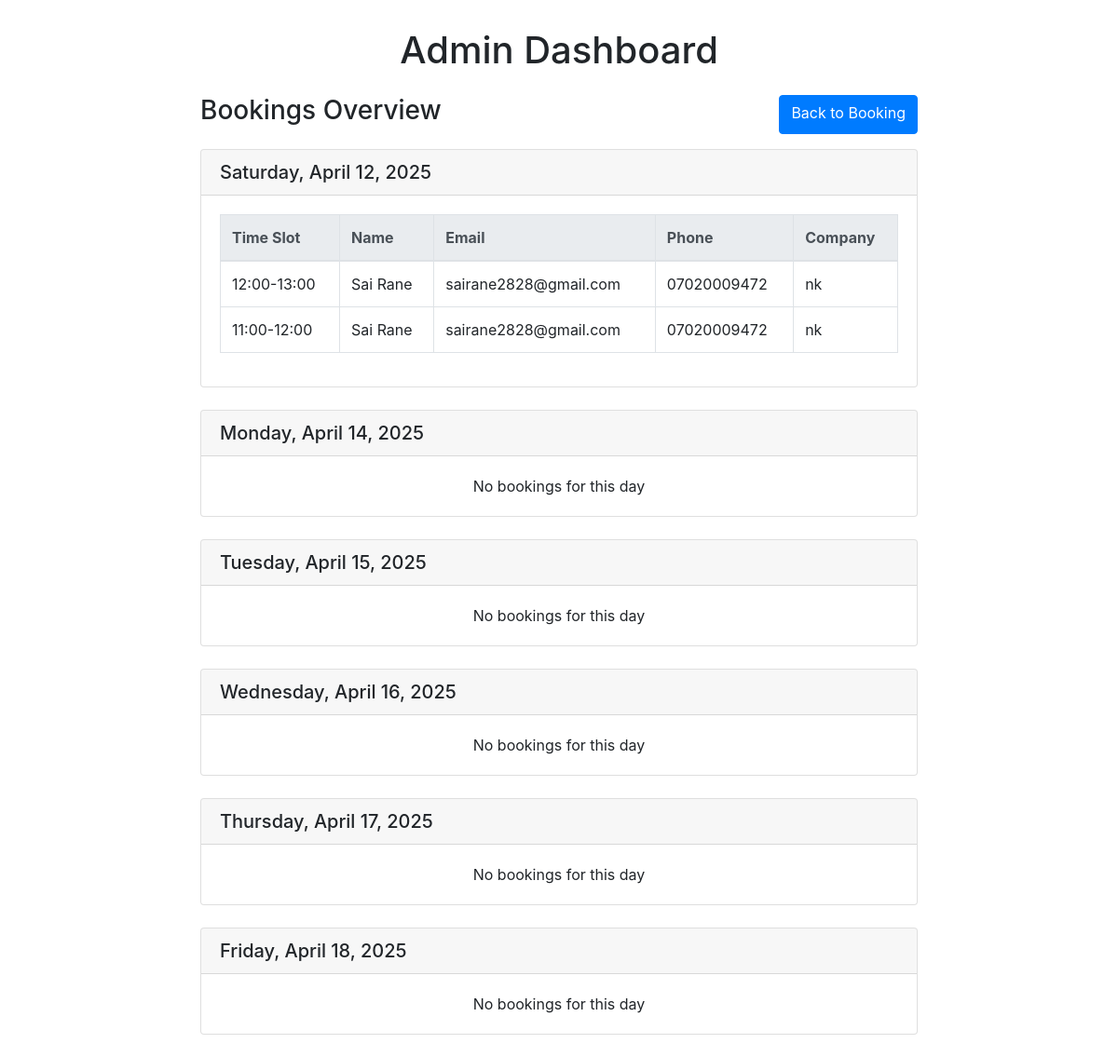
The page /admin on the database its author committed.
### app.py (models this page shows)
class Booking(db.Model):
    id = db.Column(db.Integer, primary_key=True)
    date = db.Column(db.Date, nullable=False)
    time_slot = db.Column(db.String(20), nullable=False)
    user_id = db.Column(db.Integer, db.ForeignKey('user.id'), nullable=False)
    created_at = db.Column(db.DateTime, default=datetime.utcnow)

class User(db.Model):
    id = db.Column(db.Integer, primary_key=True)
    name = db.Column(db.String(100), nullable=False)
    email = db.Column(db.String(100), nullable=False)
    phone = db.Column(db.String(20), nullable=False)
    company = db.Column(db.String(100), nullable=False)
    bookings = db.relationship('Booking', backref='user', lazy=True)

### app.py (the view)
@app.route('/admin')
def admin_dashboard():
    dates = get_available_dates()
    bookings_by_date = {}
    for date in dates:
        bookings = Booking.query.filter_by(date=date).all()
        bookings_with_user = []
        for booking in bookings:
            user = db.session.get(User, booking.user_id)
            bookings_with_user.append({
                'id': booking.id,
                'time_slot': booking.time_slot,
                'user_name': user.name,
                'user_email': user.email,
                'user_phone': user.phone,
                'user_company': user.company
            })
        bookings_by_date[date.strftime('%Y-%m-%d')] = bookings_with_user
    return render_template('admin_dashboard.html', bookings_by_date=bookings_by_date, dates=dates)

### app.py (called while the page is built)
def get_available_dates():
    today = datetime.now().date()
    return [today + timedelta(days=i) for i in range(7) if (today + timedelta(days=i)).weekday() != 6]

### templates/admin_dashboard.html
{% extends 'layout.html' %}
{% block content %}
<h1 class="text-center mb-4">Admin Dashboard</h1>
<div class="d-flex flex-column flex-md-row justify-content-between mb-3">
    <h3>Bookings Overview</h3>
    <a href="{{ url_for('index') }}" class="btn btn-primary mt-2 mt-md-0">Back to Booking</a>
</div>
{% for date_str in dates %}
<div class="card mb-4">
    <div class="card-header">
        <h5 class="mb-0">{{ date_str.strftime('%A, %B %d, %Y') }}</h5>
    </div>
    <div class="card-body">
        {% set bookings = bookings_by_date[date_str.strftime('%Y-%m-%d')] %}
        {% if bookings %}
            <div class="table-responsive">
                <table class="table table-bordered">
                    <thead class="thead-light">
                        <tr>
                            <th>Time Slot</th>
                            <th>Name</th>
                            <th>Email</th>
                            <th>Phone</th>
                            <th>Company</th>
                        </tr>
                    </thead>
                    <tbody>
                        {% for booking in bookings %}
                        <tr>
                            <td>{{ booking.time_slot }}</td>
                            <td>{{ booking.user_name }}</td>
                            <td>{{ booking.user_email }}</td>
                            <td>{{ booking.user_phone }}</td>
                            <td>{{ booking.user_company }}</td>
                        </tr>
                        {% endfor %}
                    </tbody>
                </table>
            </div>
        {% else %}
            <p class="text-center mb-0">No bookings for this day</p>
        {% endif %}
    </div>
</div>
{% endfor %}
{% endblock %}

### templates/layout.html (shortened to what this page needs)
<!DOCTYPE html>
<html lang="en">
<head>
    <link rel="stylesheet" href="https://stackpath.bootstrapcdn.com/bootstrap/4.5.2/css/bootstrap.min.css">
</head>
<body>
    <div class="container">
        {% block content %}{% endblock %}
    </div>
</body>
</html>

### templates/layout.html (style rules this page uses)
.container { max-width: 800px; margin-top: 30px; }

### rows shown on the page
Booking: time_slot "12:00-13:00"
User: user_name "Sai Rane" "Sai Rane", user_email "sairane2828@gmail.com" "sairane2828@gmail.com", user_phone "07020009472" "07020009472", user_company "nk" "nk"
Booking: time_slot "11:00-12:00"

### other values the page prints
{{ date_str.strftime('%A, %B %d, %Y') }} "Saturday, April 12, 2025" "Monday, April 14, 2025" "Tuesday, April 15, 2025" "Wednesday, April 16, 2025" "Thursday, April 17, 2025" "Friday, April 18, 2025"
